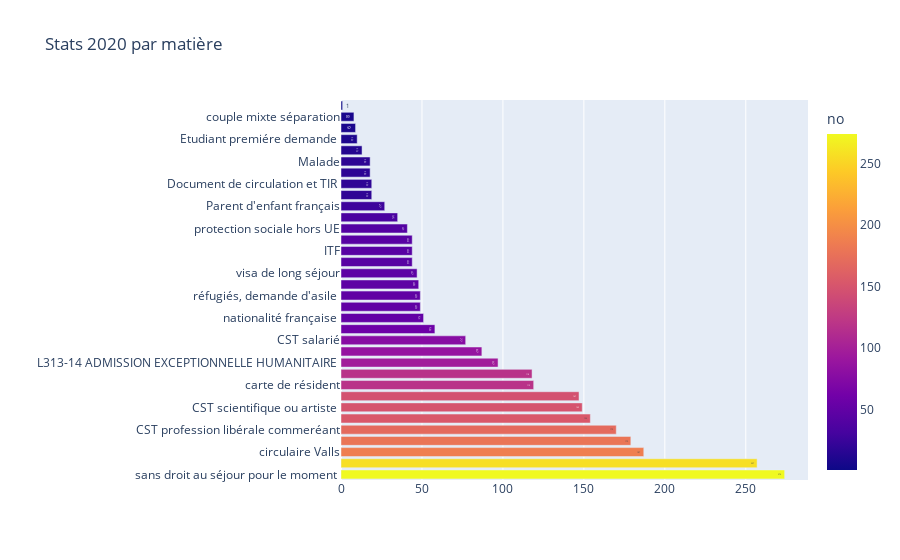

Notebook code for this chart:
### Markdown cell above
## Stats 2020 par matière

### Code cell
'Stats 2020 par matière'

### Figure 1 — Plotly figure (JSON) as saved in the notebook; plotly's stock layout.template omitted (floating-point values rounded to 4 significant figures)
{"data": [{"alignmentgroup": "True", "hovertemplate": "no=%{marker.color}<br>Stats_2020_par_matiére=%{y}<extra></extra>", "legendgroup": "", "marker": {"color": [274, 257, 187, 179, 170, 154, 149, 147, 119, 118, 97, 87, 77, 58, 51, 49, 49, 48, 47, 44, 44, 44, 41, 35, 27, 19, 19, 18, 18, 13, 10, 9, 8, 1], "coloraxis": "coloraxis"}, "name": "", "offsetgroup": "", "orientation": "h", "showlegend": false, "text": [274, 257, 187, 179, 170, 154, 149, 147, 119, 118, 97, 87, 77, 58, 51, 49, 49, 48, 47, 44, 44, 44, 41, 35, 27, 19, 19, 18, 18, 13, 10, 9, 8, 1], "textposition": "auto", "type": "bar", "x": [274, 257, 187, 179, 170, 154, 149, 147, 119, 118, 97, 87, 77, 58, 51, 49, 49, 48, 47, 44, 44, 44, 41, 35, 27, 19, 19, 18, 18, 13, 10, 9, 8, 1], "xaxis": "x", "y": ["sans droit au séjour pour le moment ", "état civil/difficultés avec l'administration", "circulaire Valls", "besoin de prise de RDv Préfécture ", "CST profession libérale commeréant", "CST visiteur ", "CST scientifique ou artiste ", "retraité", "carte de résident", "VPF L313-11-7 et 2, ", "L313-14 ADMISSION EXCEPTIONNELLE HUMANITAIRE ", "cst TRAVAILLEUR TEMPORAIRE ", "CST salarié", "citoyens de l'UE: droits sociaux ", "nationalité française ", "réunification familiale de réfugié", "réfugiés, demande d'asile ", "regroupement familial ", "visa de long séjour", "visa de court séjour ", "ITF", "OQTF", "protection sociale hors UE", "ascendant à charge ", "Parent d'enfant français", "mineur isolé ", "Document de circulation et TIR ", "accompagnant de malade ", "Malade", "etudiant changeant de statut ", "Etudiant premiére demande ", "couple mixte, mariage et pacs ", "couple mixte séparation", "Violences conjugales, ordonnances de protection, séjour  "], "yaxis": "y"}], "layout": {"barmode": "stack", "coloraxis": {"colorbar": {"title": {"text": "no"}}, "colorscale": [[0, "#0d0887"], [0.1111, "#46039f"], [0.2222, "#7201a8"], [0.3333, "#9c179e"], [0.4444, "#bd3786"], [0.5556, "#d8576b"], [0.6667, "#ed7953"], [0.7778, "#fb9f3a"], [0.8889, "#fdca26"], [1, "#f0f921"]]}, "legend": {"tracegroupgap": 0}, "title": {"text": "Stats 2020 par matière"}, "xaxis": {"anchor": "y", "domain": [0, 1], "title": {"text": ""}}, "yaxis": {"anchor": "x", "domain": [0, 1], "title": {"text": ""}}}}
